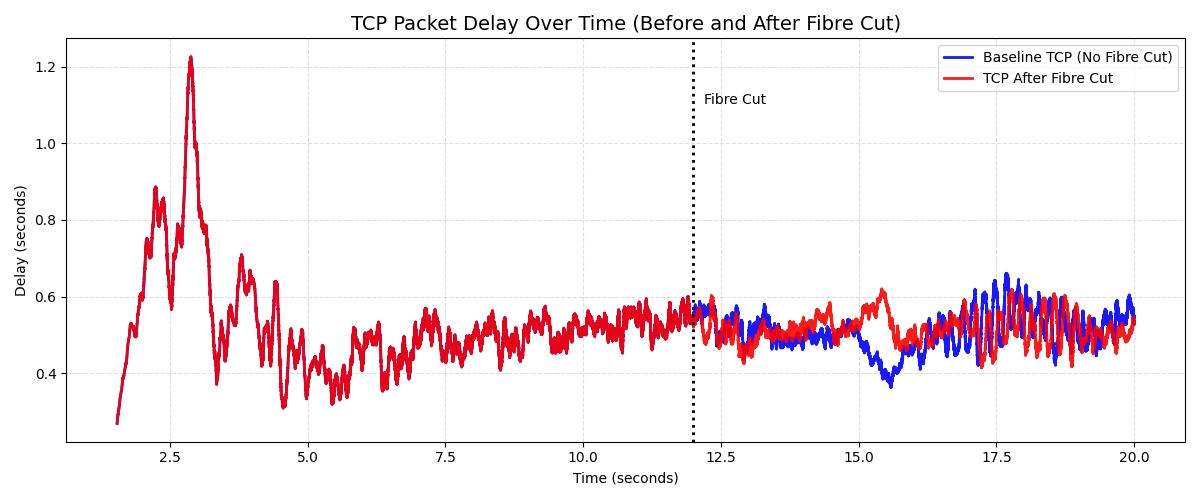

Write Python code to recreate this figure.
import pandas as pd
import matplotlib.pyplot as plt
import numpy as np
import os

file_baseline = "tcp-all-delays.csv"
file_cut      = "CUT-tcp-all-delays.csv"
cut_time = 12.0

def plot_delay_timeseries(file_base, file_cut):

    plt.figure(figsize=(12, 5))

    # --- Baseline ---
    df_base = pd.read_csv(file_base)
    df_base["Time"]  = pd.to_numeric(df_base["Time"],  errors="coerce")
    df_base["Delay"] = pd.to_numeric(df_base["Delay"], errors="coerce")
    df_base = df_base.dropna().sort_values("Time")

    # Smooth curve (rolling mean)
    df_base["Smooth"] = df_base["Delay"].rolling(window=200).mean()

    plt.plot(df_base["Time"], df_base["Smooth"],
             label="Baseline TCP (No Fibre Cut)",
             color="blue", linewidth=2, alpha=0.9)


    # --- CUT Scenario ---
    df_cut = pd.read_csv(file_cut)
    df_cut["Time"]  = pd.to_numeric(df_cut["Time"],  errors="coerce")
    df_cut["Delay"] = pd.to_numeric(df_cut["Delay"], errors="coerce")
    df_cut = df_cut.dropna().sort_values("Time")

    df_cut["Smooth"] = df_cut["Delay"].rolling(window=200).mean()

    plt.plot(df_cut["Time"], df_cut["Smooth"],
             label="TCP After Fibre Cut",
             color="red", linewidth=2, alpha=0.9)

    # --- Fibre Cut Marker ---
    plt.axvline(x=cut_time, linestyle=":", color="black", linewidth=2)
    plt.text(cut_time + 0.2,
             df_cut["Smooth"].max() * 0.9,
             "Fibre Cut", fontsize=10)

    # --- Labels & Style ---
    plt.title("TCP Packet Delay Over Time (Before and After Fibre Cut)", fontsize=14)
    plt.xlabel("Time (seconds)")
    plt.ylabel("Delay (seconds)")
    plt.grid(True, linestyle="--", alpha=0.4)
    plt.legend()
    plt.tight_layout()
    plt.show()


plot_delay_timeseries(file_baseline, file_cut)
